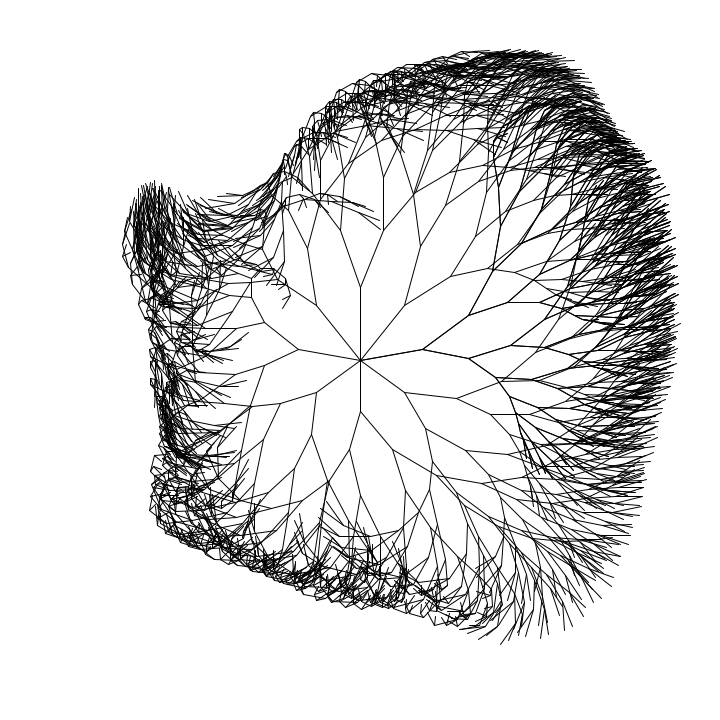
Frame 1 (no input)
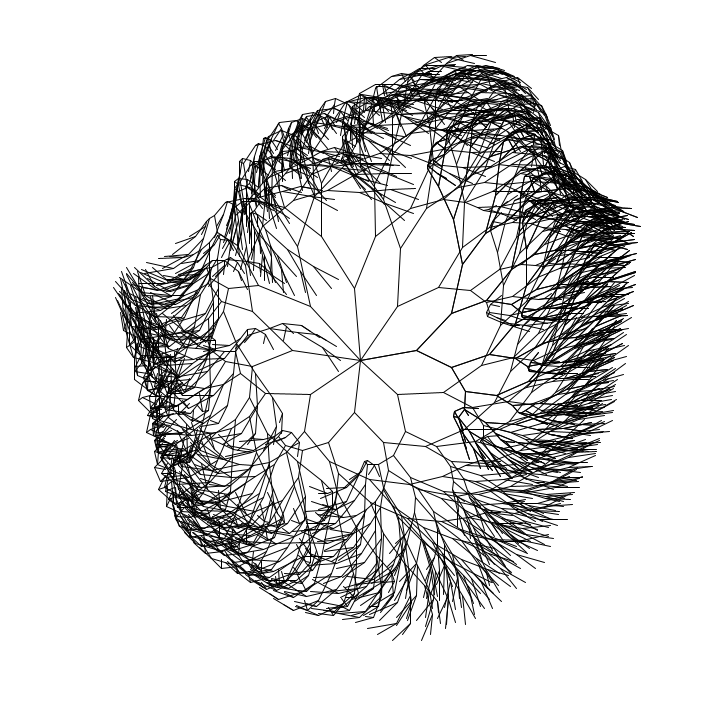
Frame 60 (the mouse pressed at the canvas centre just before this capture)
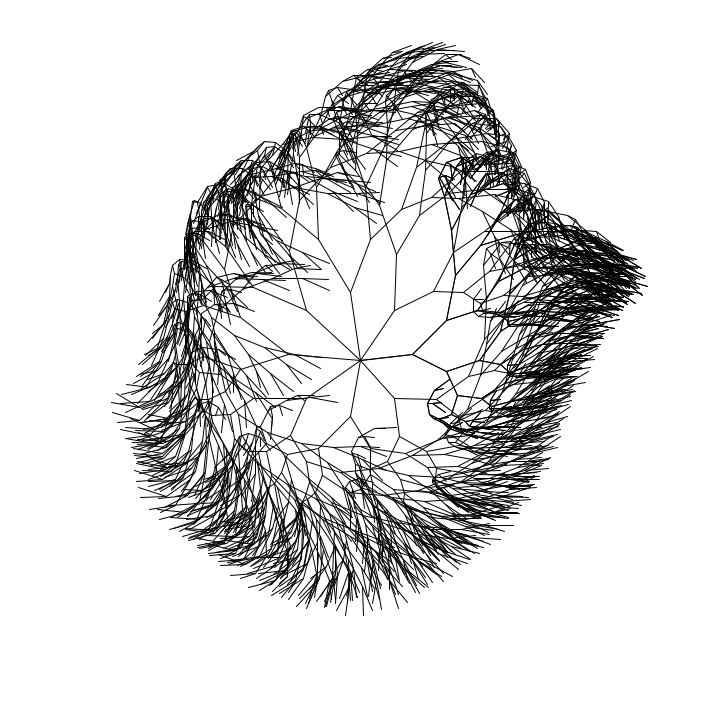
Frame 120 (the mouse held since frame 60 and released just before this capture)

The Processing sketch that drew these frames (run headless with seeded random() and noise(); from frame 60 on, the mouse is pressed at the canvas centre):

// Processing sketch: glitchTree
// ── glitchTree.pde
float W;
int Counter = 0;
float Angle;

void setup() {
  W = 720;
  size(720, 720);
}

void draw() {
  W = 720;
  Counter++;
  fill(W, 30);
  background(255);
  //rect(0, 0, W, W);
  Angle = (PI + sin(Counter * 0.02)) / 7;
  for (float j = 0; j < TWO_PI; j += TWO_PI / 8) {
    Tree(9, W / 2, W / 2, j, 62);
  }
  // Corrected copy() usage
  //copy(10, 20, (int) W - 20, (int) W - 20, 0, 0, (int) W - 0, (int) W - 0);
}

void Tree(int step, float x, float y, float rad, float lengs) {
  if (step > 0) {
    float inf = 20 - step; 
    float n = noise((x + Counter) / W, (y - Counter) / W) * inf;
    line(x, y, x += cos(rad) * lengs + cos(n) * inf, y += sin(rad) * lengs + sin(n) * inf);
    step--;
    lengs *= 0.8;
    Tree(step, x, y, rad + Angle, lengs);
    Tree(step, x, y, rad - Angle, lengs);
  }
}
